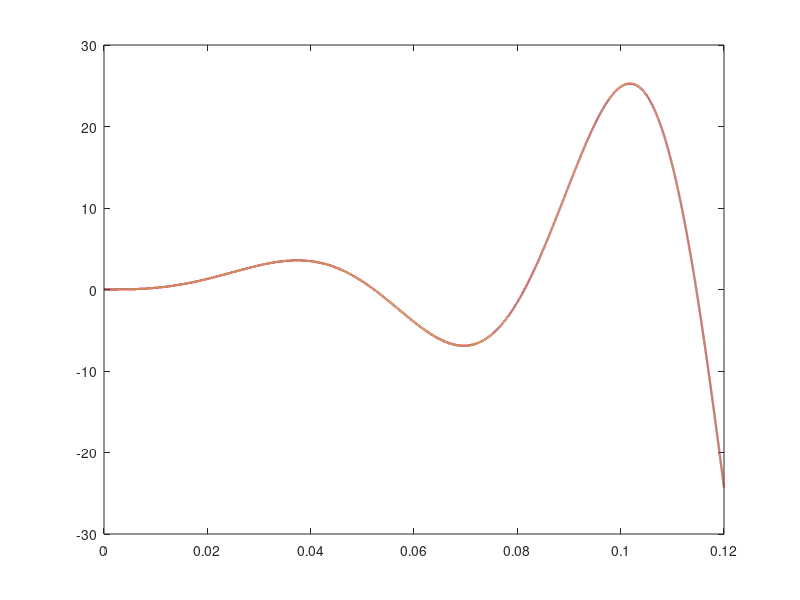

Recreate this plot in MATLAB. (Note: this script raises an error after producing the figure.)
clc;
clear;
close all;

%% Исходная система при единичной отрицательной обратной связи
s = tf('s');
K = 1500;
omega0 = [20 50];
M_target = 1.5;
sigma_limit = 37;
band = 0.02;
ratio = 5;

W0 = K/(s*(1+s/omega0(1))*(1+s/omega0(2)));
Phi0 = feedback(W0, 1);
poles0 = pole(Phi0);
stable0 = isstable(Phi0);

t0 = linspace(0, 0.12, 60001).';
h0 = step(Phi0, t0);
figure('Color','w', 'Name','Исходный переходный процесс');
plot(t0, h0, 'Color',[0.65 0.23 0.16], 'LineWidth',1.6);
hold on;
yline(1, 'k:', 'Уровень задания', 'HandleVisibility','off');
grid on;
xlabel('t, с'); ylabel('h_0(t)');
title('Отклик исходной замкнутой системы');

%% Желаемая разомкнутая система
zeta = sqrt((1-sqrt(1-1/M_target^2))/2);
b_initial = 4*K*zeta^2;
b = fzero(@(value) resonantPeak(K, value)-M_target, [1000 2000]);
omega_d = b*[1 ratio];
[M, omega_r] = resonantPeak(K, b);
Wd = K/(s*(1+s/omega_d(1))*(1+s/omega_d(2)));
[gm0, pm0, w_phase0, wc0] = margin(W0);
[gm1, pm1, w_phase1, wc1] = margin(Wd);

%% Исходные и желаемые частотные характеристики в одном масштабе
w = logspace(0, 4.5, 5000);
[L0, phase0] = logResponse(W0, w);
[Ld, phase_d] = logResponse(Wd, w);
figure('Color','w', 'Name','Частотные характеристики разомкнутых контуров');
subplot(2,1,1);
semilogx(w, L0, 'r-', w, Ld, 'b-', 'LineWidth',1.4); hold on;
yline(0, 'k:', 'HandleVisibility','off');
semilogx(wc0, 0, 'ro', wc1, 0, 'bo', 'HandleVisibility','off');
grid on;
ylabel('L(\omega), дБ');
title('ЛАЧХ исходной и желаемой разомкнутых систем');
legend('Исходная','Желаемая','Location','southwest');
subplot(2,1,2);
semilogx(w, phase0, 'r-', w, phase_d, 'b-', 'LineWidth',1.4); hold on;
yline(-180, 'k:', 'HandleVisibility','off');
grid on;
xlabel('\omega, рад/с'); ylabel('\phi(\omega), град');
title('ЛФЧХ исходной и желаемой разомкнутых систем');

%% Геометрическое вычитание асимптотических ЛАЧХ
L0_asym = asymptoticMagnitude(w, K, omega0);
Ld_asym = asymptoticMagnitude(w, K, omega_d);
Lku_asym = Ld_asym-L0_asym;

Wku = (1+s/omega0(1))*(1+s/omega0(2)) / ...
      ((1+s/omega_d(1))*(1+s/omega_d(2)));
[Lku, ~] = logResponse(Wku, w);

wc_asym = [(K*omega0(1)*omega0(2))^(1/3); sqrt(K*b)];
Lku_high_db = 20*log10(prod(omega_d)/prod(omega0));
frequency_summary = table([omega0; omega_d], [wc0; wc1], wc_asym, ...
    [w_phase0; w_phase1], [pm0; pm1], 20*log10([gm0; gm1]), ...
    'VariableNames', {'Breaks_rad_s','Crossover_rad_s','AsymptoticCrossover_rad_s', ...
                      'PhaseCrossover_rad_s','PhaseMargin_deg','GainMargin_dB'}, ...
    'RowNames', {'Исходная','Желаемая'});
disp(frequency_summary);

figure('Color','w', 'Name','Синтез ПКУ геометрическим вычитанием');
subplot(2,1,1);
semilogx(w, L0_asym, 'r-', w, Ld_asym, 'b-', 'LineWidth',1.4); hold on;
yline(0, 'k:', 'HandleVisibility','off');
grid on; ylabel('L(\omega), дБ');
title('Асимптотические ЛАЧХ разомкнутых систем');
legend('Исходная','Желаемая','Location','southwest');
subplot(2,1,2);
semilogx(w, Lku_asym, 'b-', w, Lku, 'k--', 'LineWidth',1.4); hold on;
for frequency = [omega0 omega_d]
    xline(frequency, ':', 'Color',[0.55 0.55 0.55], 'HandleVisibility','off');
end
grid on;
xlabel('\omega, рад/с'); ylabel('L_{ку}(\omega), дБ');
title('ЛАЧХ последовательного корректирующего устройства');
legend('Геометрическая разность','Точная ЛАЧХ ПКУ','Location','northwest');

%% Проверка скорректированной замкнутой системы
Phi_full = feedback(ss(Wku)*ss(W0), 1);
Phi1 = feedback(minreal(Wku*W0), 1);
poles_full = pole(Phi_full);
poles1 = pole(Phi1);
stable1 = isstable(Phi_full) && isstable(Phi1);

t1 = linspace(0, 0.05, 100001).';
h1 = step(Phi1, t1);
h_inf = dcgain(Phi1);
S = stepinfo(h1, t1, h_inf, 'SettlingTimeThreshold',band);
[L_closed, phase_closed] = logResponse(Phi1, w);
[M_closed, omega_r_closed] = getPeakGain(Phi1, 1e-8);

quality_summary = table([stable0; stable1; true], [NaN; S.SettlingTime; NaN], ...
    [NaN; S.Overshoot; sigma_limit], [NaN; M_closed; M_target], ...
    'VariableNames', {'Stable','SettlingTime_s','Overshoot_pct','M'}, ...
    'RowNames', {'До коррекции','После коррекции','Требование'});
disp(quality_summary);

figure('Color','w', 'Name','Скорректированный переходный процесс');
plot(t1, h1, 'b-', 'LineWidth',1.6); hold on;
yline(h_inf*(1-band), 'k--'); yline(h_inf*(1+band), 'k--');
xline(S.SettlingTime, 'r:', sprintf('Tпп = %.4f с', S.SettlingTime));
plot(S.PeakTime, S.Peak, 'ro', 'MarkerFaceColor','r');
xlim([0 0.03]); grid on;
xlabel('t, с'); ylabel('h_1(t)');
title('Отклик скорректированной замкнутой системы');

figure('Color','w', 'Name','Частотные характеристики после коррекции');
subplot(2,1,1);
semilogx(w, L_closed, 'b-', 'LineWidth',1.4); hold on;
semilogx(omega_r_closed, 20*log10(M_closed), 'ro', 'MarkerFaceColor','r');
grid on; ylabel('L(\omega), дБ');
title(sprintf('ЛАЧХ скорректированной замкнутой системы, M = %.2f', M_closed));
subplot(2,1,2);
semilogx(w, phase_closed, 'b-', 'LineWidth',1.4);
grid on;
xlabel('\omega, рад/с'); ylabel('\phi(\omega), град');
title('ЛФЧХ скорректированной замкнутой системы');

function [M, omega_r] = resonantPeak(K, b)
    rho = K/b;
    F = [0.04, 1.04, 1-2.4*rho, rho^2];
    r = roots(polyder(F));
    x = max(real(r(abs(imag(r)) < 1e-9)));
    M = rho/sqrt(polyval(F, x));
    omega_r = b*sqrt(x);
end

function [L, phase] = logResponse(sys, w)
    response = reshape(freqresp(sys, w), 1, []);
    L = 20*log10(abs(response));
    phase = unwrap(angle(response))*180/pi;
end

function L = asymptoticMagnitude(w, K, breaks)
    L = 20*log10(K./w);
    for frequency = breaks
        L = L-20*max(0, log10(w/frequency));
    end
end
